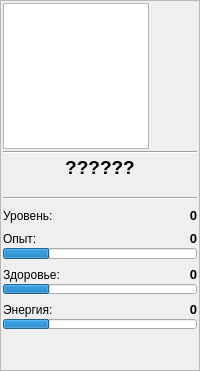
      <widget class="QFrame" name="mainInfo">
       <property name="sizePolicy">
        <sizepolicy hsizetype="Maximum" vsizetype="Preferred">
         <horstretch>0</horstretch>
         <verstretch>1</verstretch>
        </sizepolicy>
       </property>
       <property name="acceptDrops">
        <bool>false</bool>
       </property>
       <property name="styleSheet">
        <string notr="true"/>
       </property>
       <property name="frameShape">
        <enum>QFrame::StyledPanel</enum>
       </property>
       <property name="frameShadow">
        <enum>QFrame::Raised</enum>
       </property>
       <property name="lineWidth">
        <number>1</number>
       </property>
       <layout class="QVBoxLayout" name="verticalLayout_2">
        <property name="spacing">
         <number>2</number>
        </property>
        <property name="margin">
         <number>2</number>
        </property>
        <item>
         <widget class="AvatarFrameView" name="avatarFrame">
          <property name="sizePolicy">
           <sizepolicy hsizetype="Fixed" vsizetype="Fixed">
            <horstretch>0</horstretch>
            <verstretch>0</verstretch>
           </sizepolicy>
          </property>
          <property name="minimumSize">
           <size>
            <width>146</width>
            <height>146</height>
           </size>
          </property>
          <property name="maximumSize">
           <size>
            <width>146</width>
            <height>146</height>
           </size>
          </property>
          <property name="focusPolicy">
           <enum>Qt::NoFocus</enum>
          </property>
          <property name="contextMenuPolicy">
           <enum>Qt::CustomContextMenu</enum>
          </property>
          <property name="verticalScrollBarPolicy">
           <enum>Qt::ScrollBarAlwaysOff</enum>
          </property>
          <property name="horizontalScrollBarPolicy">
           <enum>Qt::ScrollBarAlwaysOff</enum>
          </property>
          <property name="alignment">
           <set>Qt::AlignCenter</set>
          </property>
         </widget>
        </item>
        <item>
         <widget class="Line" name="line">
          <property name="orientation">
           <enum>Qt::Horizontal</enum>
          </property>
         </widget>
        </item>
        <item>
         <widget class="QLabel" name="persNameLabel">
          <property name="sizePolicy">
           <sizepolicy hsizetype="Expanding" vsizetype="Preferred">
            <horstretch>0</horstretch>
            <verstretch>0</verstretch>
           </sizepolicy>
          </property>
          <property name="font">
           <font>
            <pointsize>14</pointsize>
            <weight>75</weight>
            <bold>true</bold>
           </font>
          </property>
          <property name="text">
           <string>??????</string>
          </property>
          <property name="alignment">
           <set>Qt::AlignCenter</set>
          </property>
         </widget>
        </item>
        <item>
         <widget class="QLabel" name="persCitizenship">
          <property name="sizePolicy">
           <sizepolicy hsizetype="Expanding" vsizetype="Preferred">
            <horstretch>0</horstretch>
            <verstretch>0</verstretch>
           </sizepolicy>
          </property>
          <property name="alignment">
           <set>Qt::AlignCenter</set>
          </property>
         </widget>
        </item>
        <item>
         <widget class="Line" name="line_2">
          <property name="orientation">
           <enum>Qt::Horizontal</enum>
          </property>
         </widget>
        </item>
        <item>
         <layout class="QHBoxLayout" name="horizontalLayout_2">
          <property name="topMargin">
           <number>6</number>
          </property>
          <item>
           <widget class="QLabel" name="label">
            <property name="text">
             <string>Уровень:</string>
            </property>
           </widget>
          </item>
          <item>
           <widget class="QLabel" name="levelLabel">
            <property name="sizePolicy">
             <sizepolicy hsizetype="Preferred" vsizetype="Preferred">
              <horstretch>1</horstretch>
              <verstretch>0</verstretch>
             </sizepolicy>
            </property>
            <property name="text">
             <string>&lt;!DOCTYPE HTML PUBLIC &quot;-//W3C//DTD HTML 4.0//EN&quot; &quot;http://www.w3.org/TR/REC-html40/strict.dtd&quot;&gt;
&lt;html&gt;&lt;head&gt;&lt;meta name=&quot;qrichtext&quot; content=&quot;1&quot; /&gt;&lt;style type=&quot;text/css&quot;&gt;
p, li { white-space: pre-wrap; }
&lt;/style&gt;&lt;/head&gt;&lt;body style=&quot; font-family:'Sans Serif'; font-size:10pt; font-weight:400; font-style:normal;&quot;&gt;
&lt;p style=&quot; margin-top:0px; margin-bottom:0px; margin-left:0px; margin-right:0px; -qt-block-indent:0; text-indent:0px;&quot;&gt;&lt;span style=&quot; font-weight:600;&quot;&gt;0&lt;/span&gt;&lt;/p&gt;&lt;/body&gt;&lt;/html&gt;</string>
            </property>
            <property name="alignment">
             <set>Qt::AlignRight|Qt::AlignTrailing|Qt::AlignVCenter</set>
            </property>
           </widget>
          </item>
         </layout>
        </item>
        <item>
         <layout class="QHBoxLayout" name="horizontalLayout_3">
          <property name="topMargin">
           <number>6</number>
          </property>
          <item>
           <widget class="QLabel" name="label_3">
            <property name="text">
             <string>Опыт:</string>
            </property>
           </widget>
          </item>
          <item>
           <widget class="QLabel" name="experienceLabel">
            <property name="sizePolicy">
             <sizepolicy hsizetype="Preferred" vsizetype="Preferred">
              <horstretch>1</horstretch>
              <verstretch>0</verstretch>
             </sizepolicy>
            </property>
            <property name="text">
             <string>&lt;!DOCTYPE HTML PUBLIC &quot;-//W3C//DTD HTML 4.0//EN&quot; &quot;http://www.w3.org/TR/REC-html40/strict.dtd&quot;&gt;
&lt;html&gt;&lt;head&gt;&lt;meta name=&quot;qrichtext&quot; content=&quot;1&quot; /&gt;&lt;style type=&quot;text/css&quot;&gt;
p, li { white-space: pre-wrap; }
&lt;/style&gt;&lt;/head&gt;&lt;body style=&quot; font-family:'Sans Serif'; font-size:10pt; font-weight:400; font-style:normal;&quot;&gt;
&lt;p style=&quot; margin-top:0px; margin-bottom:0px; margin-left:0px; margin-right:0px; -qt-block-indent:0; text-indent:0px;&quot;&gt;&lt;span style=&quot; font-weight:600;&quot;&gt;0&lt;/span&gt;&lt;/p&gt;&lt;/body&gt;&lt;/html&gt;</string>
            </property>
            <property name="alignment">
             <set>Qt::AlignRight|Qt::AlignTrailing|Qt::AlignVCenter</set>
            </property>
           </widget>
          </item>
         </layout>
        </item>
        <item>
         <widget class="QProgressBar" name="experienceBar">
          <property name="sizePolicy">
           <sizepolicy hsizetype="Expanding" vsizetype="Fixed">
            <horstretch>0</horstretch>
            <verstretch>0</verstretch>
           </sizepolicy>
          </property>
          <property name="maximumSize">
           <size>
            <width>16777215</width>
            <height>11</height>
           </size>
          </property>
          <property name="value">
           <number>24</number>
          </property>
          <property name="textVisible">
           <bool>false</bool>
          </property>
         </widget>
        </item>
        <item>
         <layout class="QHBoxLayout" name="horizontalLayout_4">
          <property name="topMargin">
           <number>6</number>
          </property>
          <item>
           <widget class="QLabel" name="label_4">
            <property name="text">
             <string>Здоровье:</string>
            </property>
           </widget>
          </item>
          <item>
           <widget class="QLabel" name="healthLabel">
            <property name="sizePolicy">
             <sizepolicy hsizetype="Preferred" vsizetype="Preferred">
              <horstretch>1</horstretch>
              <verstretch>0</verstretch>
             </sizepolicy>
            </property>
            <property name="text">
             <string>&lt;!DOCTYPE HTML PUBLIC &quot;-//W3C//DTD HTML 4.0//EN&quot; &quot;http://www.w3.org/TR/REC-html40/strict.dtd&quot;&gt;
&lt;html&gt;&lt;head&gt;&lt;meta name=&quot;qrichtext&quot; content=&quot;1&quot; /&gt;&lt;style type=&quot;text/css&quot;&gt;
p, li { white-space: pre-wrap; }
&lt;/style&gt;&lt;/head&gt;&lt;body style=&quot; font-family:'Sans Serif'; font-size:10pt; font-weight:400; font-style:normal;&quot;&gt;
&lt;p style=&quot; margin-top:0px; margin-bottom:0px; margin-left:0px; margin-right:0px; -qt-block-indent:0; text-indent:0px;&quot;&gt;&lt;span style=&quot; font-weight:600;&quot;&gt;0&lt;/span&gt;&lt;/p&gt;&lt;/body&gt;&lt;/html&gt;</string>
            </property>
            <property name="alignment">
             <set>Qt::AlignRight|Qt::AlignTrailing|Qt::AlignVCenter</set>
            </property>
           </widget>
          </item>
         </layout>
        </item>
        <item>
         <widget class="QProgressBar" name="healthBar">
          <property name="maximumSize">
           <size>
            <width>16777215</width>
            <height>10</height>
           </size>
          </property>
          <property name="value">
           <number>24</number>
          </property>
          <property name="textVisible">
           <bool>false</bool>
          </property>
         </widget>
        </item>
        <item>
         <layout class="QHBoxLayout" name="horizontalLayout_5">
          <property name="topMargin">
           <number>6</number>
          </property>
          <item>
           <widget class="QLabel" name="label_8">
            <property name="text">
             <string>Энергия:</string>
            </property>
           </widget>
          </item>
          <item>
           <widget class="QLabel" name="energyLabel">
            <property name="sizePolicy">
             <sizepolicy hsizetype="Preferred" vsizetype="Preferred">
              <horstretch>1</horstretch>
              <verstretch>0</verstretch>
             </sizepolicy>
            </property>
            <property name="text">
             <string>&lt;!DOCTYPE HTML PUBLIC &quot;-//W3C//DTD HTML 4.0//EN&quot; &quot;http://www.w3.org/TR/REC-html40/strict.dtd&quot;&gt;
&lt;html&gt;&lt;head&gt;&lt;meta name=&quot;qrichtext&quot; content=&quot;1&quot; /&gt;&lt;style type=&quot;text/css&quot;&gt;
p, li { white-space: pre-wrap; }
&lt;/style&gt;&lt;/head&gt;&lt;body style=&quot; font-family:'Sans Serif'; font-size:10pt; font-weight:400; font-style:normal;&quot;&gt;
&lt;p style=&quot; margin-top:0px; margin-bottom:0px; margin-left:0px; margin-right:0px; -qt-block-indent:0; text-indent:0px;&quot;&gt;&lt;span style=&quot; font-weight:600;&quot;&gt;0&lt;/span&gt;&lt;/p&gt;&lt;/body&gt;&lt;/html&gt;</string>
            </property>
            <property name="alignment">
             <set>Qt::AlignRight|Qt::AlignTrailing|Qt::AlignVCenter</set>
            </property>
           </widget>
          </item>
         </layout>
        </item>
        <item>
         <widget class="QProgressBar" name="energyBar">
          <property name="maximumSize">
           <size>
            <width>16777215</width>
            <height>10</height>
           </size>
          </property>
          <property name="value">
           <number>24</number>
          </property>
          <property name="textVisible">
           <bool>false</bool>
          </property>
         </widget>
        </item>
        <item>
         <widget class="QWidget" name="wdgExtraInfo" native="true"/>
        </item>
        <item>
         <spacer name="spacer">
          <property name="orientation">
           <enum>Qt::Vertical</enum>
          </property>
          <property name="sizeHint" stdset="0">
           <size>
            <width>20</width>
            <height>37</height>
           </size>
          </property>
         </spacer>
        </item>
       </layout>
      </widget>
